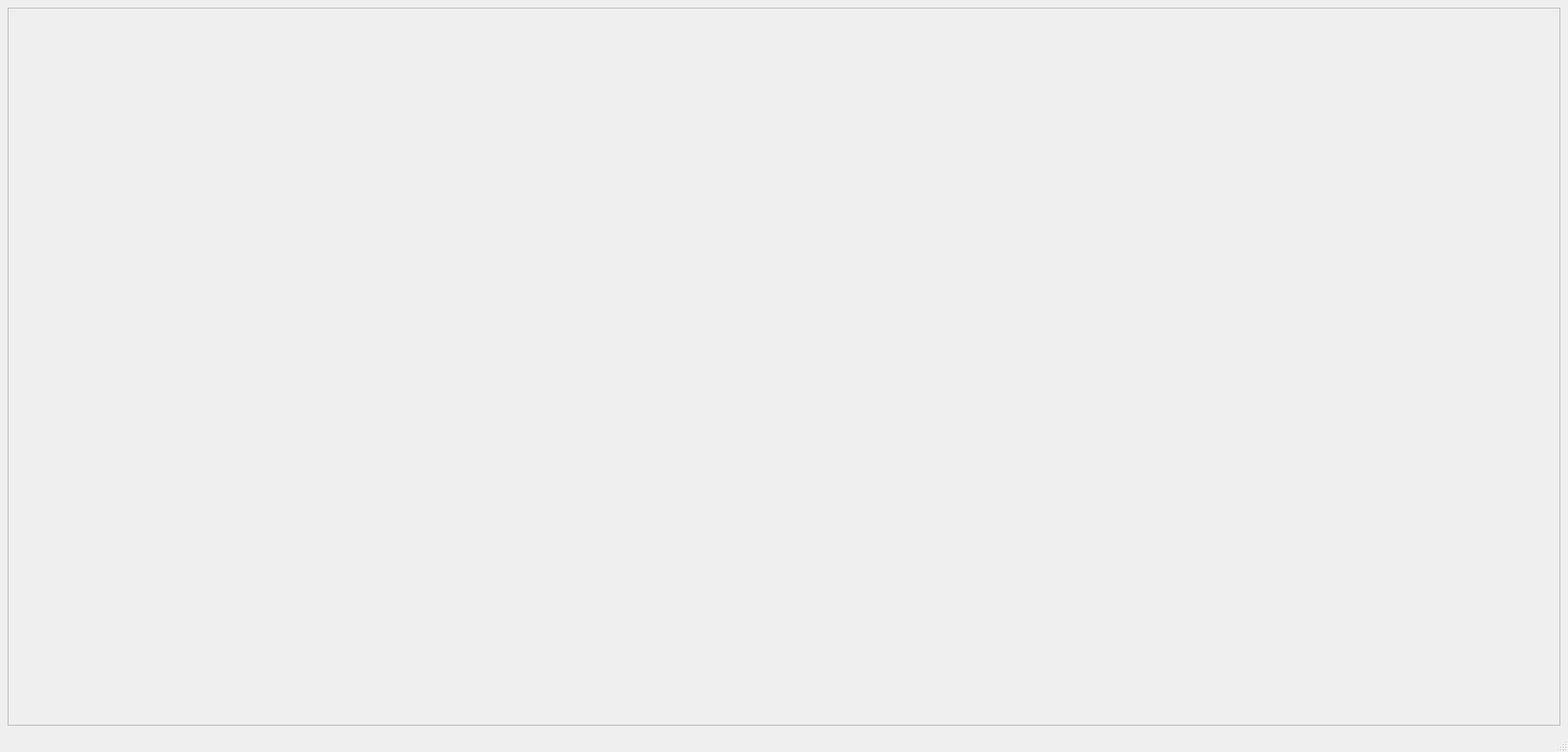
<?xml version="1.0" encoding="UTF-8"?>
<ui version="4.0">
 <class>Users</class>
 <widget class="QMainWindow" name="Users">
  <property name="geometry">
   <rect>
    <x>0</x>
    <y>0</y>
    <width>1843</width>
    <height>884</height>
   </rect>
  </property>
  <property name="windowTitle">
   <string>MainWindow</string>
  </property>
  <widget class="QWidget" name="centralwidget">
   <layout class="QGridLayout" name="gridLayout_2">
    <item row="0" column="0">
     <widget class="QScrollArea" name="scrollArea">
      <property name="widgetResizable">
       <bool>true</bool>
      </property>
      <widget class="QWidget" name="scrollAreaWidgetContents">
       <property name="geometry">
        <rect>
         <x>0</x>
         <y>0</y>
         <width>1819</width>
         <height>809</height>
        </rect>
       </property>
       <layout class="QGridLayout" name="gridLayout_3">
        <item row="0" column="0">
         <layout class="QGridLayout" name="layout_users"/>
        </item>
       </layout>
      </widget>
     </widget>
    </item>
   </layout>
  </widget>
  <widget class="QMenuBar" name="menubar">
   <property name="geometry">
    <rect>
     <x>0</x>
     <y>0</y>
     <width>1843</width>
     <height>26</height>
    </rect>
   </property>
  </widget>
  <widget class="QStatusBar" name="statusbar"/>
 </widget>
 <resources/>
 <connections/>
</ui>
